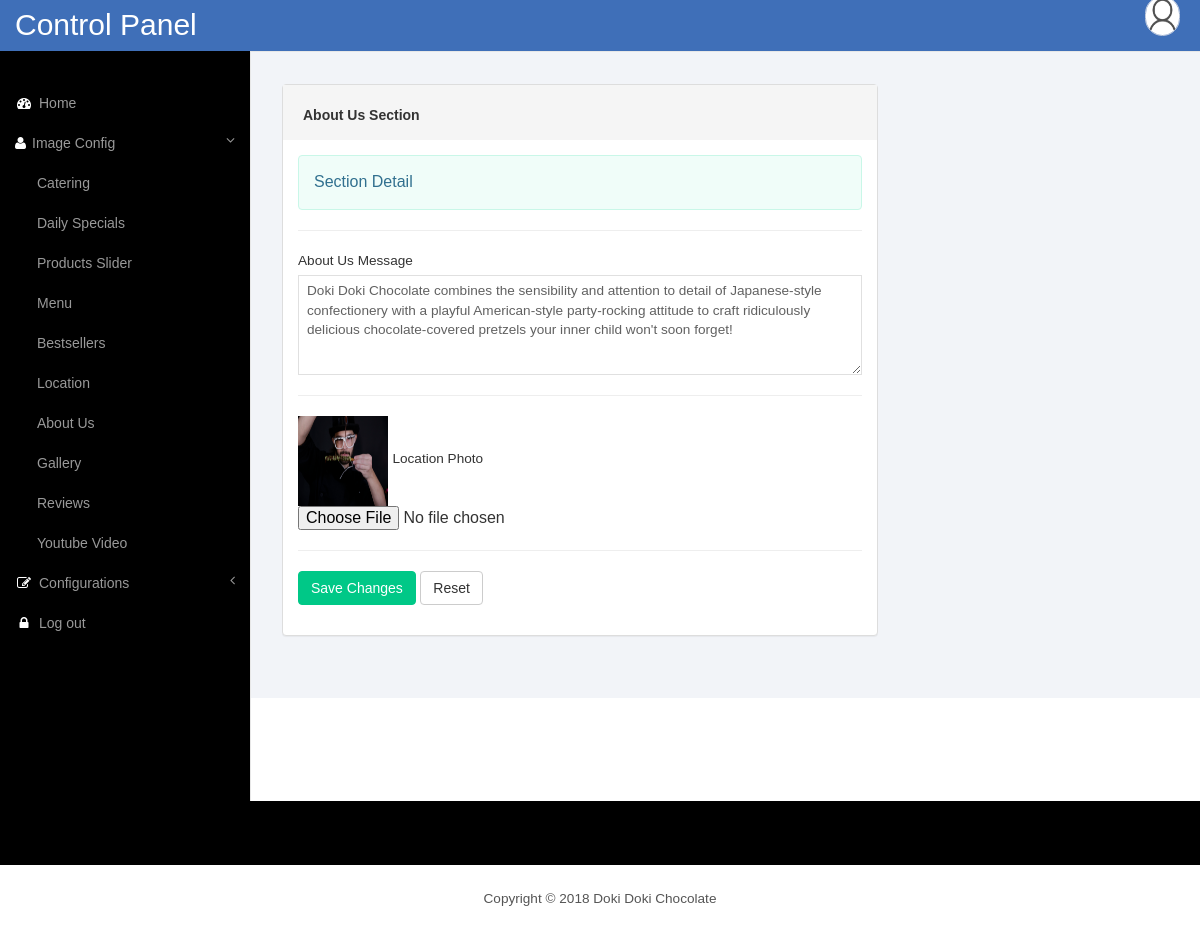
The page /admin/about.php (signed in) on the database its author committed.
### tables this page shows
CREATE TABLE `about` (
  `id` int(20) NOT NULL,
  `message` varchar(500) NOT NULL,
  `file` varchar(567) NOT NULL
);

CREATE TABLE `settings` (
  `id` int(11) NOT NULL,
  `site_name` varchar(45) NOT NULL,
  `site_title` varchar(60) NOT NULL,
  `email` varchar(60) NOT NULL,
  `site_desc` varchar(350) NOT NULL,
  `site_keyword` varchar(250) NOT NULL,
  `google_code` varchar(1000) NOT NULL,
  `street` varchar(100) NOT NULL,
  `city` varchar(60) NOT NULL,
  `country` varchar(50) NOT NULL,
  `phone` varchar(15) NOT NULL,
  `facebook` varchar(45) NOT NULL,
  `twitter` varchar(34) NOT NULL,
  `linkedin` varchar(45) NOT NULL,
  `status` varchar(25) NOT NULL
);

### admin/about.php (the view, shortened to what this page needs)
<?php
include 'header.php';
?>
    </nav>
    <div id="page-wrapper">
        <div class="graphs">
			<div class="xs">
				<form action="save_about.php" method="post" enctype="multipart/form-data">
					<div class="col-md-8 inbox_right">
						<div class="Compose-Message">
							<div class="panel panel-default">
								<div class="panel-heading">
									About Us Section
								</div>
<?php
								$About=mysqli_query($db, "SELECT * FROM about");
								while($row=mysqli_fetch_array($About))
								{
?>
									<div class="panel-body">
										<div class="alert alert-info">
											Section Detail
										</div>
										<hr>
										<label>About Us Message</label>
										<textarea rows="2" name="message" class="form-control1 control13"><?php echo $row['message']; ?></textarea>
										<hr>
										<img src="uploads/<?php echo $row['file']; ?>" height = "90" width = "90" alt="">
										<label for="exampleInputFile">Location Photo</label>
										<input type="file" name="file" id="image">
<?php
								}
?>
										<hr>
										<div class="form-group">
											<button type="submit" class="btn btn-primary">Save Changes</button>
											<button type="reset" class="btn btn-default">Reset</button>
										</div>
									</div>
							</div>
						</div>
					 </div>
				</form>
			</div>
        </div>
    </div>
<?php include 'footer.php'; ?>

### admin/footer.php (shortened to what this page needs)
 <div class="copy_layout">
 <?php
				$Settings=mysqli_query($db, "SELECT * FROM settings");
				while($row=mysqli_fetch_array($Settings))
				{
?>
     <p>Copyright © 2018 <?php echo $row['site_name'];?> </p>
<?php 			}
?>
 </div>
   </div>
<link href="css/custom.css" rel="stylesheet">
</body>
</html>

### admin/css/style.css (style rules this page uses)
p { margin: 0; }
html, body { font-family: 'Montserrat', sans-serif; font-size: 100%; background:#000; overflow-x: hidden; }
.copy p, .copy_layout p { font-size:0.85em; color:#555; }
.panel .panel-heading { padding: 20px; overflow: hidden; border-top-left-radius: 0; border-top-right-radius: 0; border: 0!important; height: 55px; font-size: 14px; font-weight: 600; }
.panel-heading { padding:32px 15px 0px; border-top-left-radius:0 !important; border-top-right-radius: 0 !important; }
.graphs { padding: 2em 1em; background: #f2f4f8; font-family: 'Montserrat', sans-serif; }
.form-control1, .form-control_2.input-sm { border: 1px solid #e0e0e0; padding: 5px 8px; color: #616161; background: #fff; box-shadow: none !important; width: 100%; font-size: 0.85em; font-weight: 300; height: 40px; border-radius: 0; -webkit-appearance: none; }
.control13 { height:100px; }
.alert-info { color: #31708f; background-color:rgb(240, 253, 249); border-color:rgb(201, 247, 232); }
.btn-primary { background-color: rgb(0, 200, 135) !important; border-color: rgb(0, 200, 135) !important; color: #fff; }
.radio label, .checkbox label, label { font-size: 0.85em; font-weight:300; vertical-align: middle; }
.col-md-8.inbox_right { padding-right: 0; }
.compose-message { overflow: hidden; padding: 0 0 10px; }
.copy_layout { padding:1.5em 0; background:#fff; text-align:center; margin: 4em 0 0em 0; }

### admin/css/custom.css (style rules this page uses)
#page-wrapper { min-height: 568px; background-color: #fff; }
@media (min-width:768px) { #page-wrapper { position: inherit; margin: 0 0 0 250px; border-left: 1px solid #e7e7e7; } }

### rows shown on the page
about: message "Doki Doki Chocolate combines the sensibility and attention to detail of Japanese-style confectionery with a playful American-style party-rocking attitude to craft ridiculously delicious chocolate-covered pretzels your inner child won't soon forget!", file (picture)
settings: site_name "Doki Doki Chocolate"
